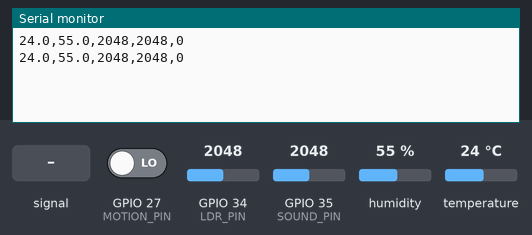
This sketch was run on a simulated ESP32. Shown: the last lines printed to the serial monitor. The test bench sets the inputs (shaded band); at power-on: humidity 55 %, GPIO 34 (LDR_PIN) = 2048, GPIO 35 (SOUND_PIN) = 2048, GPIO 27 (MOTION_PIN) LOW, temperature 24 °C.

Above: at 3.2 s.
3.3 s: GPIO 35 (SOUND_PIN) fed a 200 Hz sine of ±327 counts around its level
At 4.6 s:
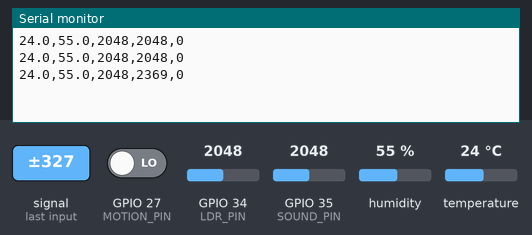
4.8 s: humidity set to 22 %
At 5.8 s:
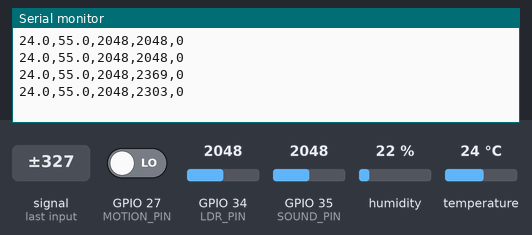
6.3 s: GPIO 34 (LDR_PIN) set to 2866
At 7.6 s:
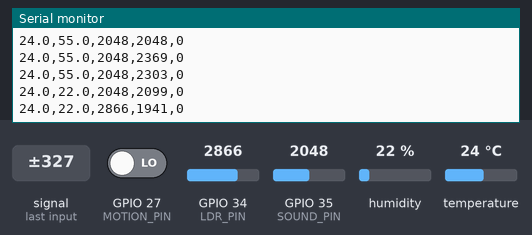
7.8 s: GPIO 35 (SOUND_PIN) set to 2866
At 8.6 s:
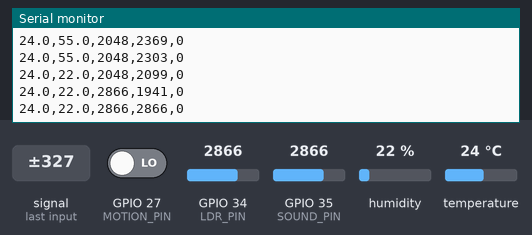
9.3 s: GPIO 27 (MOTION_PIN) driven HIGH
At 10.6 s:
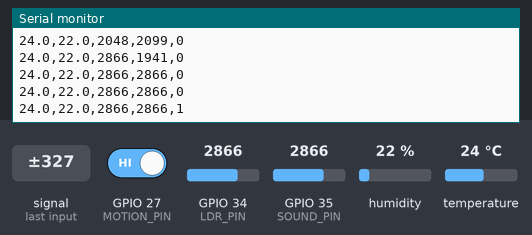
10.8 s: temperature set to 12 °C
At 11.8 s:
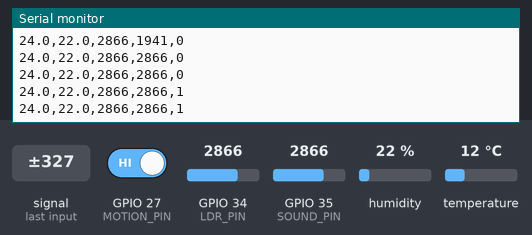
Timing chart, 0 to 13.3 s (numbered marks = the images above; inputs shaded):
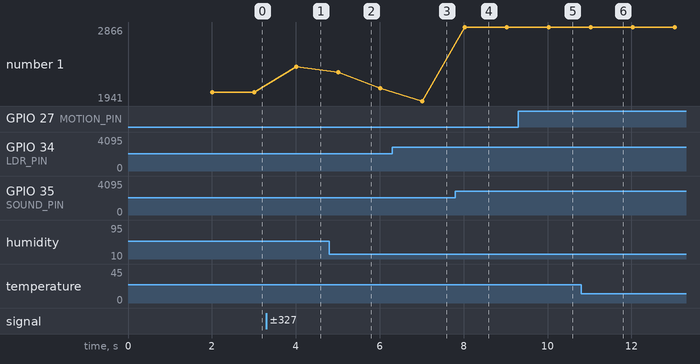

Measured:
- after the input at 3.3 s, the serial monitor: prints a new line after 0.71 s (image 1)
- after the input at 6.3 s, the serial monitor: prints a new line after 0.72 s (image 3)
- after the input at 7.8 s, the serial monitor: prints a new line after 0.22 s (image 4)
- after the input at 9.3 s, the serial monitor: prints a new line after 0.73 s (image 5)
- plotted number 1: 2048 → 2369 after the input at 3.3 s

The sketch:

sensor_reader.ino
```cpp
/*
 * FocusTrack ESP32 Sensor Reader
 *
 * Reads temperature, humidity, light, noise, and motion sensors
 * and outputs CSV data to serial every second.
 *
 * Wiring:
 * - DHT22: Data pin -> GPIO4
 * - LDR: Analog pin -> GPIO34
 * - Sound sensor: Analog pin -> GPIO35
 * - PIR Motion: Digital pin -> GPIO27
 *
 * Board: ESP32 DevKit V1
 */

#include <DHT.h>

#define DHT_PIN 4
#define DHT_TYPE DHT22
#define LDR_PIN 34
#define SOUND_PIN 35
#define MOTION_PIN 27

DHT dht(DHT_PIN, DHT_TYPE);

void setup() {
  Serial.begin(115200);
  dht.begin();
  pinMode(MOTION_PIN, INPUT);

  // Let sensors warm up
  delay(2000);
}

void loop() {
  // Read sensors
  float temperature = dht.readTemperature();
  float humidity = dht.readHumidity();
  int light = analogRead(LDR_PIN);
  int noise = analogRead(SOUND_PIN);
  int motion = digitalRead(MOTION_PIN);

  // Check for DHT read failure
  if (isnan(temperature) || isnan(humidity)) {
    temperature = -1.0;
    humidity = -1.0;
  }

  // Output CSV: temp,humidity,light,noise,motion
  Serial.print(temperature, 1);
  Serial.print(",");
  Serial.print(humidity, 1);
  Serial.print(",");
  Serial.print(light);
  Serial.print(",");
  Serial.print(noise);
  Serial.print(",");
  Serial.println(motion);

  delay(1000);
}
```
